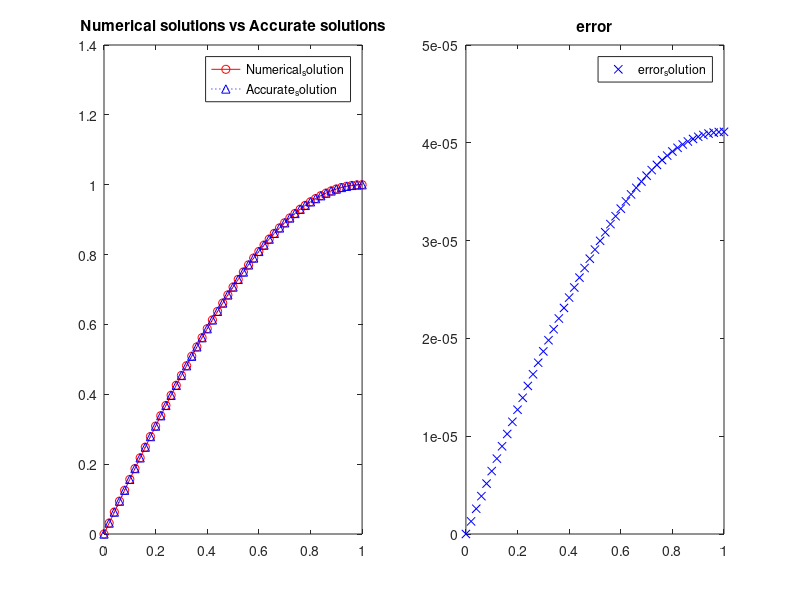

MATLAB code for this plot:
tic;
% this method is transform from Galerkin method 
%also call it as finit method
%is used for solving two point BVP which is the first and second term.
%this code was writen by HU.D.dong in February 11th 2017
%MATLAB 7.0
clear;
clc;
N=50;
h=1/N;
X=0:h:1;
f=inline('(0.5*pi^2)*sin(0.5*pi.*x)');
%以下是右端向量:
for i=2:N
    fun1=@(x) pi^2/2.*sin(pi/2.*x).*(1-(x-X(i))/h);
    fun2=@(x) pi^2/2.*sin(pi/2.*x).*((x-X(i-1))/h);
    f_phi(i-1,1)=quad(fun1,X(i),X(i+1))+quad(fun2,X(i-1),X(i));
end
funN=@(x) pi^2/2.*sin(pi/2.*x).*(x-X(N))/h;
f_phi(N)=quad(funN,X(N),X(N+1));
%以下是刚度矩阵：
A11=quad(@(x) 2/h+0.25*pi^2*h.*(1-2*x+2*x.^2),0,1);
A12=quad(@(x) -1/h+0.25*pi^2*h.*(1-x).*x,0,1);
ANN=quad(@(x) 1/h+0.25*pi^2*h*x.^2,0,1);
A=diag([A11*ones(1,N-1),ANN],0)+diag(A12*ones(1,N-1),1)+diag(A12*ones(1,N-1),-1);
Numerical_solution=A\f_phi;
Numerical_solution=[0;Numerical_solution];
%Accurate solution on above以下是精确解
%%
for i=1:length(X)
    Accurate_solution(i,1)=sin((pi*X(i))/2)/2 - cos((pi*X(i))/2)/2 + exp((pi*X(i))/2)*((exp(-(pi*X(i))/2)*cos((pi*X(i))/2))/2 + (exp(-(pi*X(i))/2)*sin((pi*X(i))/2))/2);
end 
figure(1);
grid on; 
subplot(1,2,1);
plot(X,Numerical_solution,'ro-',X,Accurate_solution,'b^:');
title('Numerical solutions vs Accurate solutions');
legend('Numerical_solution','Accurate_solution');
subplot(1,2,2);
plot(X,Numerical_solution-Accurate_solution,'b x');
legend('error_solution');
title('error');
toc;